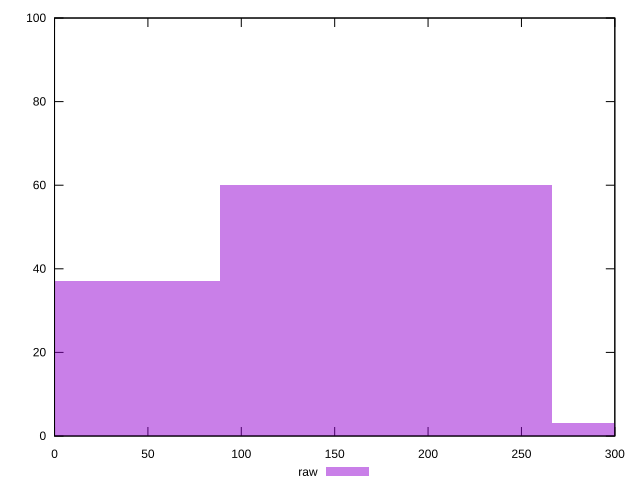

Source code (gnuplot):
reset

$raw <<EOF
355.1245981901466 3
0 37
177.5622990950733 60
EOF

set key outside below
set boxwidth 177.5622990950733
set xrange [0:300]
set yrange [0:100]
set trange [0:100]
set style fill transparent solid 0.5 noborder
set terminal svg size 640, 490 enhanced background rgb 'white'
set output "report_00023_2021-02-20T12:14:57.249Z/uses-http2/samples/pages+cached/raw/histogram.svg"

plot $raw title "raw" with boxes

reset
